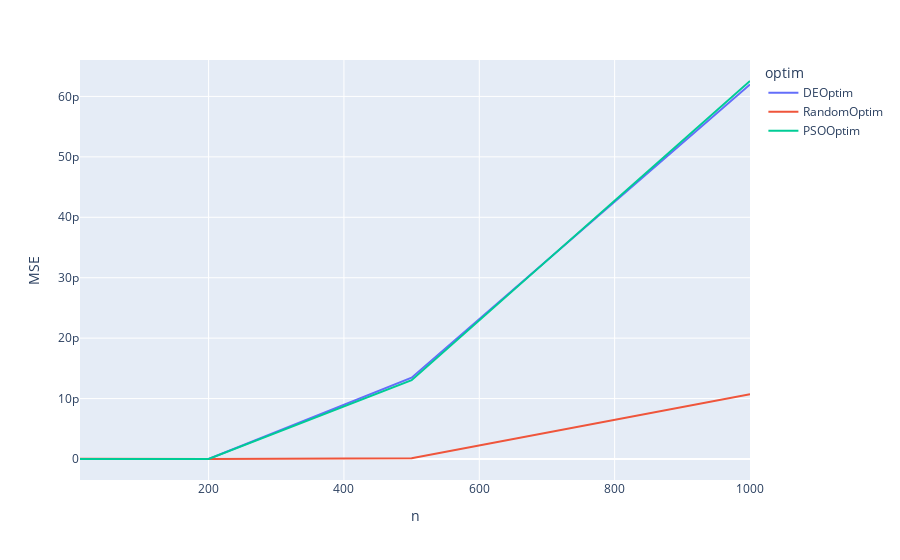

Here is the notebook cell this chart was saved with:
### Code cell
px.line(df, x="n", y="MSE", color="optim")

### Figure 1 — Plotly figure (JSON) as saved in the notebook; plotly's stock layout.template omitted (floating-point values rounded to 4 significant figures)
{"data": [{"hovertemplate": "optim=DEOptim<br>n=%{x}<br>MSE=%{y}<extra></extra>", "legendgroup": "DEOptim", "line": {"color": "#636efa", "dash": "solid"}, "marker": {"symbol": "circle"}, "mode": "lines", "name": "DEOptim", "orientation": "v", "showlegend": true, "type": "scatter", "x": [10, 50, 200, 500, 1000], "xaxis": "x", "y": [7.31e-15, 3.841e-17, 1.095e-15, 1.345e-11, 6.198e-11], "yaxis": "y"}, {"hovertemplate": "optim=RandomOptim<br>n=%{x}<br>MSE=%{y}<extra></extra>", "legendgroup": "RandomOptim", "line": {"color": "#EF553B", "dash": "solid"}, "marker": {"symbol": "circle"}, "mode": "lines", "name": "RandomOptim", "orientation": "v", "showlegend": true, "type": "scatter", "x": [10, 50, 200, 500, 1000], "xaxis": "x", "y": [2.315e-14, 5.184e-17, 1.166e-16, 1.11e-13, 1.074e-11], "yaxis": "y"}, {"hovertemplate": "optim=PSOOptim<br>n=%{x}<br>MSE=%{y}<extra></extra>", "legendgroup": "PSOOptim", "line": {"color": "#00cc96", "dash": "solid"}, "marker": {"symbol": "circle"}, "mode": "lines", "name": "PSOOptim", "orientation": "v", "showlegend": true, "type": "scatter", "x": [10, 50, 200, 500, 1000], "xaxis": "x", "y": [7.379e-15, 3.87e-17, 1.065e-15, 1.305e-11, 6.255e-11], "yaxis": "y"}], "layout": {"legend": {"title": {"text": "optim"}, "tracegroupgap": 0}, "margin": {"t": 60}, "xaxis": {"anchor": "y", "domain": [0, 1], "title": {"text": "n"}}, "yaxis": {"anchor": "x", "domain": [0, 1], "title": {"text": "MSE"}}}}
